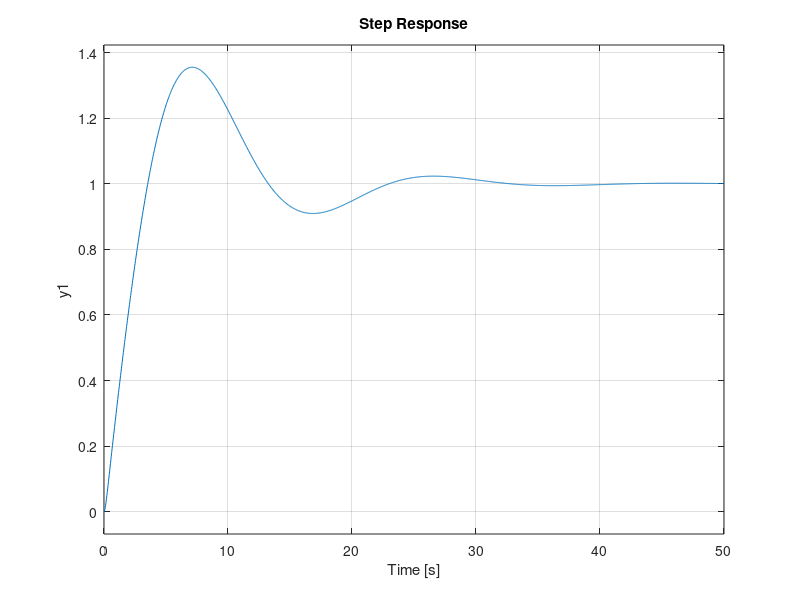

MATLAB code for this plot:
%% GNU Octave
%
% Octave example for MRAS following:
% Karl J. Astrom and Bjorn Wittenmark 
% Adapative Control 2nd edition Example 8.1
%
% Drew Currie Spring 2025
%
%PID Autotune Relay Oscillation

%Load packages
pkg load control
%Given system
K = 5;
alpha = 10;
d = 1;
uc = 0;
G = tf([K*alpha], [1 alpha+1, alpha, 0]);

%Calculate integrals
[y t] = step(G);

%Find k based on the max value of y since it is the height of y
k = max(y);
%A0 from figure 8.2
A0 = max(y)*max(t)-trapz(t,y);
%Find the index in t that is closed to the point of L + T
[M, I] = min(abs(t-(A0/k)));
%Determine A1
A1 = trapz(t(1:I), y(1:I));
%Determine T equation 8.7
T = (exp(1)*A1)/k;
L = (A0/k)-T;
%Determining alpha, figure 8.1
alpha = L*((0.63*k)/T);
%Pregenerate PID values
P = 0;
I = 0;
D = 0;
if(0)
    %Just proportional Control
    P = 1/alpha;
end
if(0)
    %PI Control
    P = 0.9/alpha;
    I = 3*L;
end 
if(1)
    %PID Control
    P = 1.2/alpha;
    I = 2*L;
    D = L/2;
end

%Create system to plot
C = pid(P, P/I, P*D);
T = feedback(tf(C)*G, 1);
step(T)